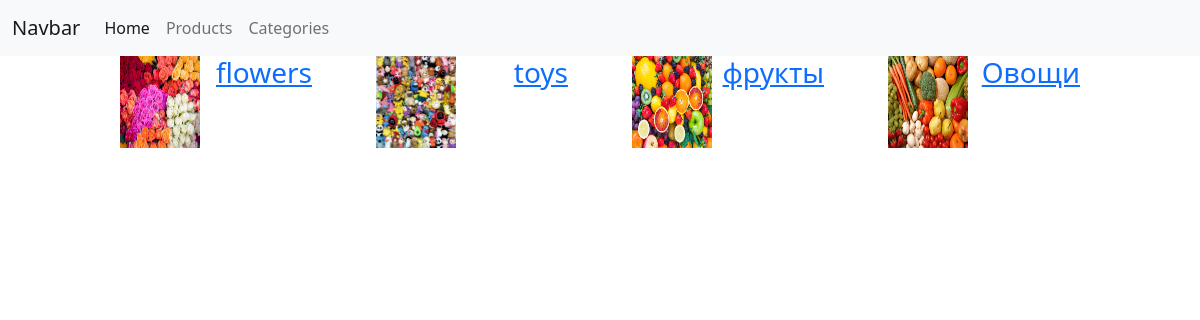
The page /category/ on the database its author committed.
### products/models.py (models this page shows, shortened)
class Category(models.Model):
    title = models.CharField(max_length=100)
    icon = models.ImageField(null=True)

### products/views.py (the view)
# urls.py: path('category/', categories_view),
def categories_view(request, **kwargs):
    if request.method =='GET':
        categories = Category.objects.all()
        data = {
            'categories': categories
        }
        return render(request, 'categories/categories.html', context=data)

### templates/categories/categories.html (shortened to what this page needs)
{% extends 'layouts/main.html' %}
{% block content %}
    <div class="categories">
        {% for category in categories %}
            <div class="category">
                <img src="/media/{{ category.icon }}" alt="">
                <h3>
                    <a href="/products/?category_id={{ category.id }}">
                        {{ category.title }}
                    </a>
                </h3>
            </div>
        {% endfor %}
    </div>
{% endblock %}

### templates/categories/categories.html (style rules this page uses)
.category { display: flex; justify-content: space-between; width: 20%; }
.categories { display: flex; justify-content: space-between; width: 80%; margin-left: 10%; }
.category > img { width: 80px; }

### rows shown on the page
Category: icon (picture), title "flowers"
Category: icon (picture), title "toys"
Category: icon (picture), title "фрукты"
Category: icon (picture), title "Овощи"
